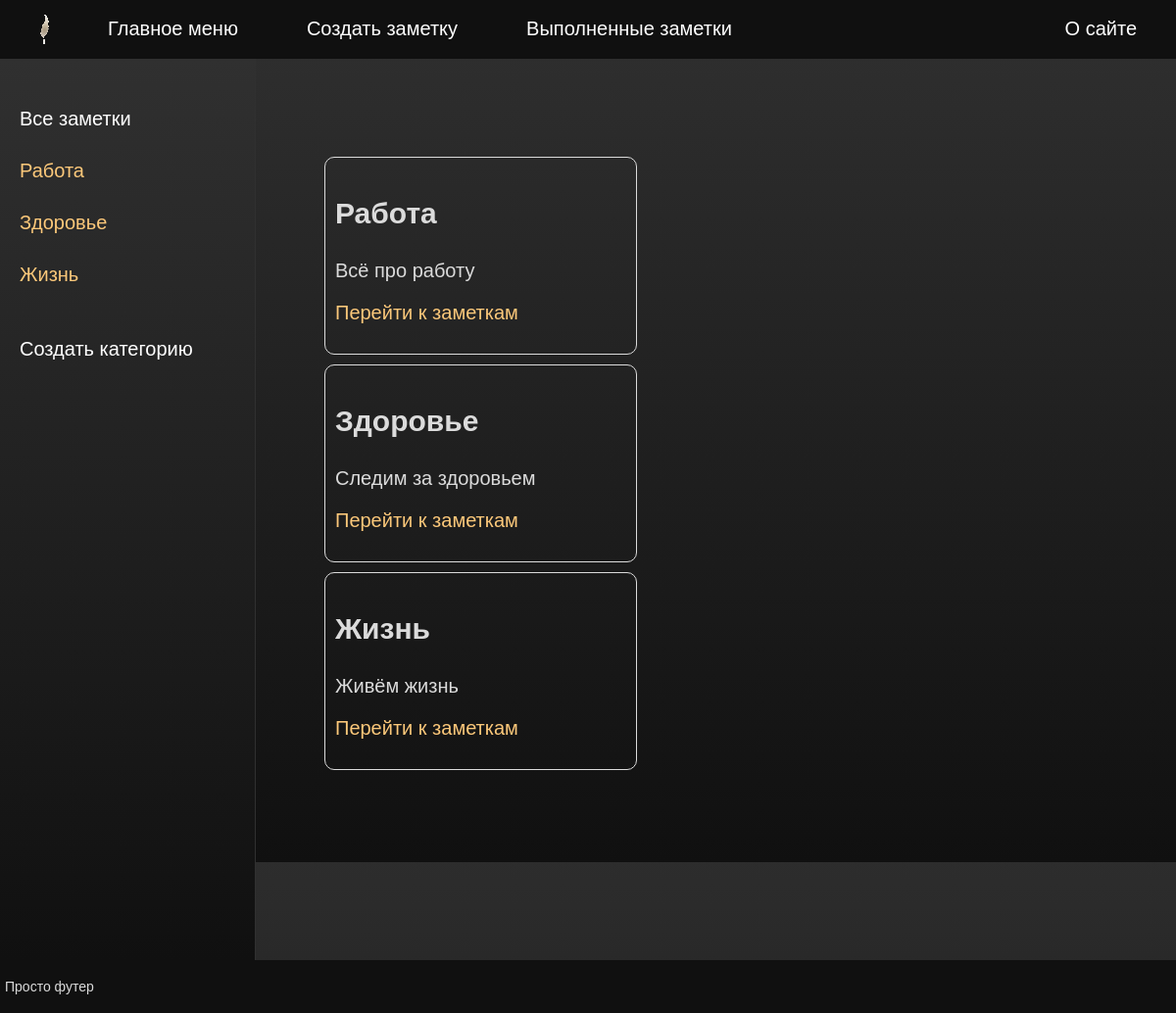
The page / on the database its author committed.
### mainpage/models.py (models this page shows)
class Category(models.Model):
    id = models.AutoField(primary_key=True)
    title = models.CharField(max_length=100)
    description = models.TextField()
    created = models.DateTimeField(auto_now_add=True)

### mainpage/views.py (the view)
# urls.py: path('', mainpage, name='home'),
def mainpage(request):
    categories = Category.objects.all()
    return render(request, 'mainpage/main.html', {'title': 'Главная страница', 'categories': categories})

### mainpage/templates/mainpage/main.html (shortened to what this page needs)
{% extends "mainpage/base.html" %}
{% load static %}
{% block content %}
<ul class="list-articles">
    {% for c in categories %}
        <li>
            <h2><p class="editableText" data-id="{{ c.id }}" data-field="title">{{ c.title }}</p></h2>
            <div class="editableText" data-id="{{ c.id }}" data-field="description" contenteditable="true">{{ c.description|linebreaks }}</div>
            <p class="link-read-category">
                <a data-category-title="{{ c.title }}">Перейти к заметкам</a>
            </p>
        </li>
    {% endfor %}
</ul>
{% endblock %}

### mainpage/templates/mainpage/base.html (shortened to what this page needs)
{% load static %}
<!DOCTYPE html>
<html lang="en">
<head>
	<link type="text/css" href="{% static 'mainpage/css/styles.css' %}" rel="stylesheet" />
</head>
<body>
<table class="table-page" border=0 cellpadding="0" cellspacing="0">
<tr><td valign=top>
{% block mainmenu %}
	<div class="header">
		<ul id="mainmenu" class="mainmenu">
		<li class="logo"><a href="http://127.0.0.1:8000"><div class="logo"></div></a></li>
		<li><a href="http://127.0.0.1:8000">Главное меню</a></li>
		<li><a href="http://127.0.0.1:8000/create/">Создать заметку</a></li>
		<li><a href="http://127.0.0.1:8000/completed/">Выполненные заметки</a></li>
		<li class="last"><a href="http://127.0.0.1:8000/about/">О сайте</a></li>
		</ul>
	</div>
{% endblock mainmenu %}
<table class="table-content" border=0 cellpadding="0" cellspacing="0">
<tr>
<td valign="top" class="left-chapters">
    <ul id="leftchapters">
        <li class="selected"><a href="http://127.0.0.1:8000"><p style="color: #fff;">Все заметки</li>
        {% for category in categories %}
            <li><a href="{% url 'category' category_title=category.title %}">{{ category.title }}</a></li>
        {% endfor %}
		<br><li id="create-category-link" class="selected"><a href="#" class="white-text">Создать категорию</a></li></br>
    </ul>
</td>
<td valign="top" class="content">
	<div class="content-text">
{% block content %}
{% endblock %}
	</div>
</td></tr></table>
</td></tr>
<tr><td valign=top>
	<div id="footer">
		<p>Просто футер</p>
	</div>
</td></tr></table>
</body>
</html>

### mainpage/static/mainpage/css/styles.css (style rules this page uses)
html, body { font-family: 'Arial'; margin: 0; padding: 0; height: 110%; width: 100%; color: #dbdbdb; background: linear-gradient(to bottom, #303030, #101010); }
a { color: #fcc87a; text-decoration: none; }
ul.list-articles { list-style: none; margin: 0; padding: 0; }
ul.list-articles li { border-bottom: none; }
ul.list-articles li { border: 1px solid #dbdbdb; padding: 10px; margin-bottom: 10px; border-radius: 10px; width: 35%; }
.table-page { width: 100%; height: 100%; vertical-align: top; }
.table-page tr { height: 100%; }
.header { background: #101010; height: 60px; }
.logo { background: url('../images/logo.png') no-repeat 10px -5px; width: 80px; height: 60px; }
ul.mainmenu { list-style: none; margin: 0; padding: 0; height: 60px; color: #fcc87a; font-size: 20px; overflow: visible; }
ul.mainmenu li { float: left; margin: 18px 40px 0 30px; }
ul.mainmenu li.logo { margin: 0; }
ul.mainmenu li.last { float: right; }
ul.mainmenu li a { color: #ffffff; text-decoration: none; }
.left-chapters { color: #ccc; margin: 0; background: linear-gradient(to bottom, #303030, #101010); border-right: 1px solid #303030; min-height: 100%; }
.left-chapters ul { color: #ccc; width: 230px; min-height: 100%; margin: 0; padding: 20px 10px 10px 20px; list-style: none; font-size: 20px; }
.left-chapters ul li { margin: 30px 0 0 0; color: #ccc; }
.content { padding: 40px 20px 20px 40px; width: 100%; box-sizing: border-box; }
.content-text { margin: 60px 0 0 30px; color: #dbdbdb; font-size: 20px; min-height: 100vh; font-family: #303030; }
#footer { box-sizing: border-box; background: #101010; padding: 5px; color: #dbdbdb; font-size: 14px; font-family: Verdana, Geneva, Arial, Helvetica; text-align: left; overflow: hidden; }
.white-text { color: #fff; }

### rows shown on the page
Category: title "Работа", description "Всё про работу"
Category: title "Здоровье", description "Следим за здоровьем"
Category: title "Жизнь", description "Живём жизнь"
